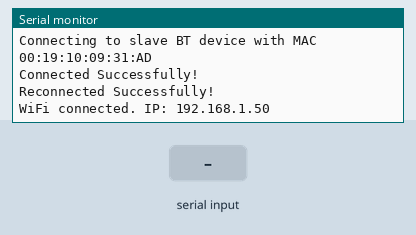
This sketch was run on a simulated ESP32. On the bench: the last lines printed to the serial monitor. The inputs (shaded band) are chosen by the test bench. WiFi joins after 1.5 s; servers stay silent unless stated; nothing arrives over Bluetooth unless stated.

Above: at 2.7 s.
2.8 s: "1\n" received over the second serial link
At 3.2 s:
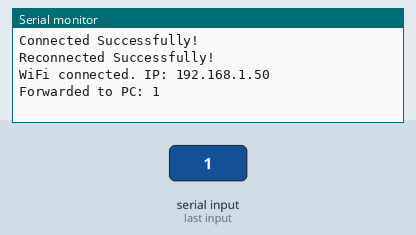
4.3 s: "0\n" received over the second serial link
At 5.5 s:
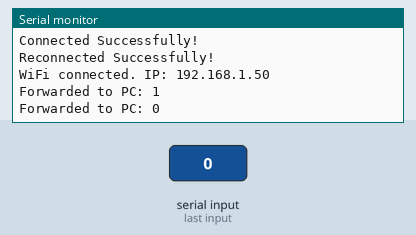

The sketch:

esp-b.ino
```cpp
#include "BluetoothSerial.h"
#include <WiFi.h>
#include <WiFiUdp.h>

#define Slave_Name "H-C-2010-06-01"
#define MACadd "00:19:10:09:31:AD"

#if !defined(CONFIG_BT_SPP_ENABLED)
#error Serial Bluetooth not available or not enabled. Only for ESP32.
#endif

// 🔹 WiFi credentials
const char* ssid = "OPPO Reno14";
const char* password = "12345678";

// 🔹 UDP settings
const int udpPort = 4210;  // same as ESP32-A
WiFiUDP udp;
char incomingPacket[10];    // small buffer for gesture command

// 🔹 Bluetooth settings
BluetoothSerial SerialBT;
String myName = "ESP32-BT-Master";
const char *pin = "1234";

// 🔹 HC-05 MAC address (optional if connecting by MAC)
uint8_t address[6] = {0x00, 0x19, 0x10, 0x09, 0x31, 0xAD};

void setup() {
  Serial.begin(9600);        // For debugging Serial Monitor
  bool connected;
  // Setup Bluetooth SPP
  SerialBT.begin(myName, true);  // true = master mode
  SerialBT.setPin(pin, strlen(pin));
  //Serial.println("Bluetooth Master started. Connecting to Mega...");

  connected = SerialBT.connect(address);
  Serial.print("Connecting to slave BT device with MAC ");
  Serial.println(MACadd);


  if(connected) {
    Serial.println("Connected Successfully!");
  } else {
    while(!SerialBT.connected(10000)) {
      Serial.println("Failed to connect. Make sure remote device is available and in range, then restart app.");
    }
  }

  // Disconnect() may take up to 10 secs max
  if (SerialBT.disconnect()) {
    //Serial.println("Disconnected Successfully!");
  }
  // This would reconnect to the slaveName(will use address, if resolved) or address used with connect(slaveName/address).
  SerialBT.connect();
  if(connected) {
    Serial.println("Reconnected Successfully!");
  } else {
    while(!SerialBT.connected(10000)) {
      Serial.println("Failed to reconnect. Make sure remote device is available and in range, then restart app.");
    }
  }


  // Setup WiFi
  WiFi.begin(ssid, password);
  //Serial.println("Connecting to WiFi...");
  while (WiFi.status() != WL_CONNECTED) {
    delay(500);
    //Serial.print(".");
  }
  Serial.println("\nWiFi connected. IP: " + WiFi.localIP().toString());

  // Start UDP listener
  udp.begin(udpPort);
  //Serial.println("Listening for UDP packets on port " + String(udpPort));
}

void loop() {
  // Check for incoming UDP packets from ESP32-A
  int packetSize = udp.parsePacket();
  if (packetSize) {
    char incoming[255];               // bigger buffer
    int len = udp.read(incoming, 254); // leave space for null
    if (len > 0) {
      incoming[len] = 0;              // null terminate
      String gesture = String(incoming);
      gesture.trim();                 // remove \r \n or spaces

      if (gesture.length() > 0) {
        Serial.println(gesture);      // clean line to Python
      }

      // Forward to Mega via Bluetooth
      if (SerialBT.connected()) {
        //SerialBT.println(gesture);    // optional if you want Mega to get raw data
      } else {
        Serial.println("Bluetooth disconnected. Trying to reconnect...");
        SerialBT.connect(address);
      }
    }
  }

  if (SerialBT.available()) {
  String msg = SerialBT.readStringUntil('\n');
  // Optional: forward back to PC
  Serial.println("Forwarded to PC: " + msg);
}

  // Optional: forward Serial Monitor input to Mega
  if (Serial.available()) {
    SerialBT.write(Serial.read());
  }
}
```

Measured:
- after the input at 2.8 s, the serial monitor: prints a new line at once (image 1)
- after the input at 4.3 s, the serial monitor: prints a new line at once (image 2)
